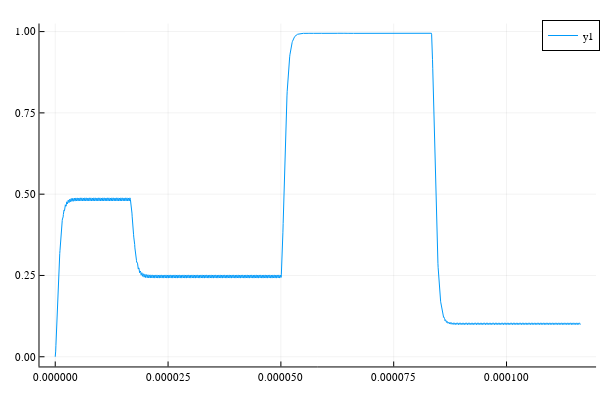

The cell this chart's notebook holds for it:
### Code cell
plot(t, y)

### Figure 1 — Plotly figure (JSON) as saved in the notebook; plotly's stock layout.template omitted (floating-point values rounded to 4 significant figures; data arrays with more than 128 entries replaced by an {"elided": "..."} marker saying what was removed)
{"data": [{"colorbar": {"title": ""}, "legendgroup": "y1", "line": {"color": "rgba(0, 154, 250, 1.000)", "dash": "solid", "shape": "linear", "width": 1}, "mode": "lines", "name": "y1", "showlegend": true, "type": "scatter", "x": {"elided": "2328 float values"}, "xaxis": "x", "y": {"elided": "2328 float values"}, "yaxis": "y", "zmax": null, "zmin": null}], "layout": {"annotations": [], "height": 400, "legend": {"bgcolor": "rgba(255, 255, 255, 1.000)", "bordercolor": "rgba(0, 0, 0, 1.000)", "borderwidth": 1, "font": {"color": "rgba(0, 0, 0, 1.000)", "family": "sans-serif", "size": 11}, "tracegroupgap": 0, "traceorder": "normal", "x": 1, "xanchor": "auto", "y": 1, "yanchor": "auto"}, "margin": {"b": 20, "l": 0, "r": 0, "t": 20}, "paper_bgcolor": "rgba(255, 255, 255, 1.000)", "plot_bgcolor": "rgba(255, 255, 255, 1.000)", "showlegend": true, "width": 600, "xaxis": {"anchor": "y", "domain": [0.06582, 0.9934], "gridcolor": "rgba(0, 0, 0, 0.100)", "gridwidth": 0.5, "linecolor": "rgba(0, 0, 0, 1.000)", "mirror": false, "range": [-3.49e-06, 0.0001198], "showgrid": true, "showline": true, "showticklabels": true, "tickangle": 0, "tickcolor": "rgb(0, 0, 0)", "tickfont": {"color": "rgba(0, 0, 0, 1.000)", "family": "sans-serif", "size": 11}, "tickmode": "array", "ticks": "inside", "ticktext": ["0.000000", "0.000025", "0.000050", "0.000075", "0.000100"], "tickvals": [0, 2.5e-05, 5e-05, 7.5e-05, 0.0001], "title": "", "titlefont": {"color": "rgba(0, 0, 0, 1.000)", "family": "sans-serif", "size": 15}, "type": "-", "visible": true, "zeroline": false, "zerolinecolor": "rgba(0, 0, 0, 1.000)"}, "yaxis": {"anchor": "x", "domain": [0.03762, 0.9902], "gridcolor": "rgba(0, 0, 0, 0.100)", "gridwidth": 0.5, "linecolor": "rgba(0, 0, 0, 1.000)", "mirror": false, "range": [-0.02985, 1.025], "showgrid": true, "showline": true, "showticklabels": true, "tickangle": 0, "tickcolor": "rgb(0, 0, 0)", "tickfont": {"color": "rgba(0, 0, 0, 1.000)", "family": "sans-serif", "size": 11}, "tickmode": "array", "ticks": "inside", "ticktext": ["0.00", "0.25", "0.50", "0.75", "1.00"], "tickvals": [0, 0.25, 0.5, 0.75, 1], "title": "", "titlefont": {"color": "rgba(0, 0, 0, 1.000)", "family": "sans-serif", "size": 15}, "type": "-", "visible": true, "zeroline": false, "zerolinecolor": "rgba(0, 0, 0, 1.000)"}}}
